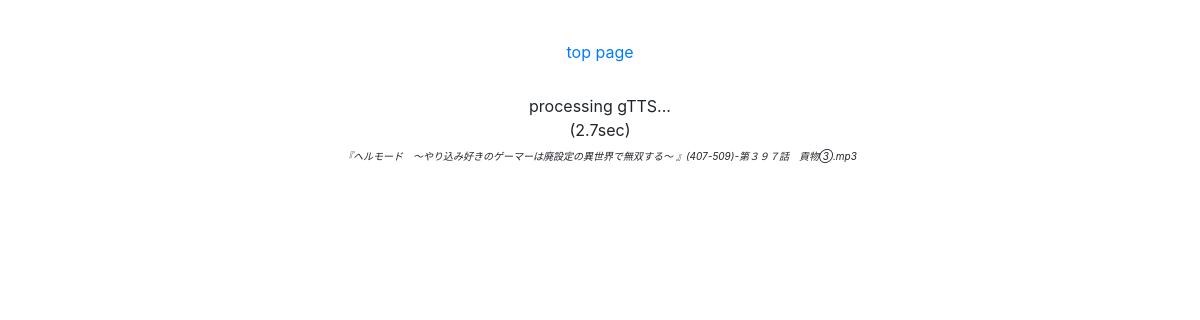
/process, run on an earlier commit of the app's database.
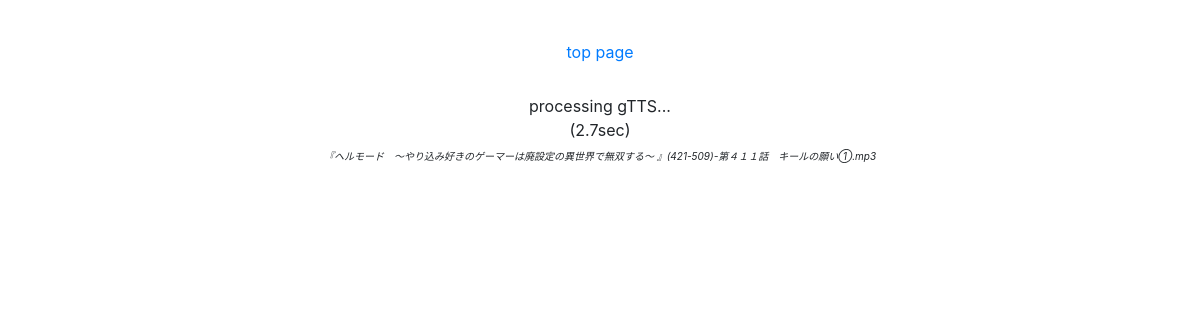
And on a later commit of the database.
### tables this page shows
CREATE TABLE queue (user text, filename text, text text, flag text);

### gtt.py (the view)
@gtt_bp.route('/process')
def process():
    list = db.get_textqueue()
    if not list:
        return "No queue for gtts"
    filename = list[1]
    html = flask.render_template('process.html', filename=filename)
    return html

### db.py (called while the page is built)
def get_textqueue():
    con = sqlite3.connect(path_db)
    cur = con.cursor()
    try:
        cur.execute("SELECT user, filename, text FROM queue where flag <> 'done' ")
    except sqlite3.Error as e:
        print(e)
    list = cur.fetchone()
    con.close()
    return list

### templates/process.html (shortened to what this page needs)
<!DOCTYPE html>
<html lang="en">
<head>
    <link href="{{url_for('static', filename='bootstrap.min.css') }}" rel="stylesheet">
    <link href="{{url_for('static', filename='style.css') }}" rel="stylesheet">
    <link href="{{url_for('static', filename='loader.css') }}" rel="stylesheet">
  </head>
<body>
<div style="text-align:center;">
<center>
<div id="top_menu"><a href="/">top page</a></div>
<div id="div_status">
    <span id="status_text">processing gTTS...</span>
    <br>
    <span id="time_passed">0</span>
    <br>
    <span class="title">{{filename}}</span>
</div>
<div id="loader" class="loader">
</div>
</center>
</body>
</html>

### static/loader.css (style rules this page uses)
.loader, .loader:before, .loader:after { border-radius: 50%; width: 2.5em; height: 2.5em; -webkit-animation-fill-mode: both; animation-fill-mode: both; -webkit-animation: load7 1.8s infinite ease-in-out; animation: load7 1.8s infinite ease-in-out; }
.loader { color: #888888; font-size: 10px; margin: 80px auto; position: relative; text-indent: -9999em; -webkit-transform: translateZ(0); -ms-transform: translateZ(0); transform: translateZ(0); -webkit-animation-delay: -0.16s; animation-delay: -0.16s; }
.loader:before, .loader:after { content: ''; position: absolute; top: 0; }
.loader:before { left: -3.5em; -webkit-animation-delay: -0.32s; animation-delay: -0.32s; }
.loader:after { left: 3.5em; }

### templates/process.html (style rules this page uses)
.title { font-size: x-small; font-style: italic; }
div { margin: 10px; padding: 10px; }
#time_passed::before { content:'('; }
#time_passed::after { content:'sec)'; }

What changed in the data, as far as the page shows it:
no longer on this page (row edited): queue: filename "『ヘルモード ～やり込み好きのゲーマーは廃設定の異世界で無双する～ 』(407-509)-第３９７話 貢物③.mp3"
now on this page (row unchanged): queue: filename "『ヘルモード ～やり込み好きのゲーマーは廃設定の異世界で無双する～ 』(421-509)-第４１１話 キールの願い①.mp3"
